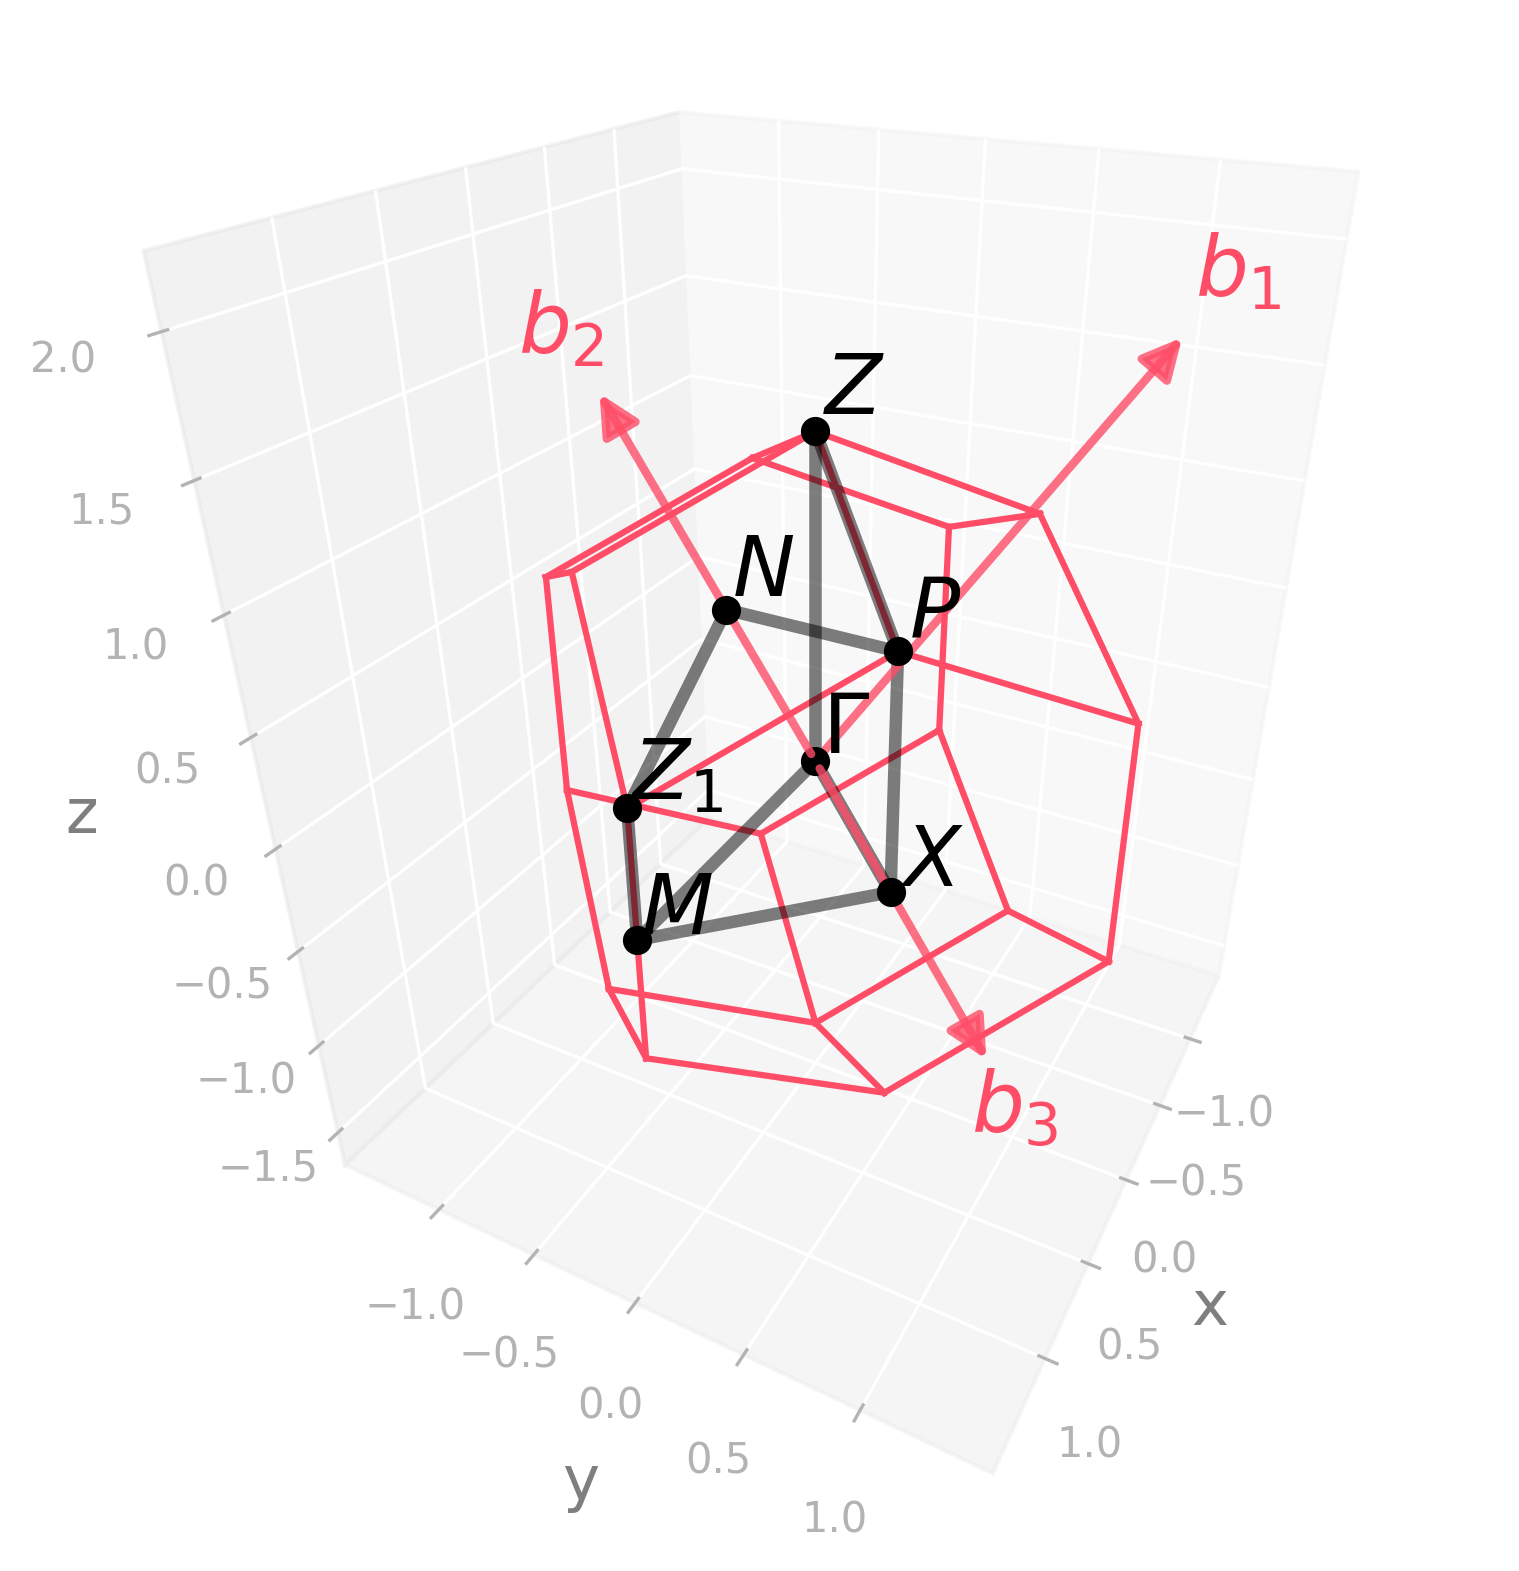

The script that saved this image:
import radtools as rad

l = rad.lattice_example(f"BCT1")
l.plot("brillouin-kpath")
# Save an image:
l.savefig(
    "bct1_brillouin.png",
    elev=30,
    azim=28,
    dpi=300,
   bbox_inches="tight",
)
# Interactive plot:
l.show(elev=30, azim=28)
